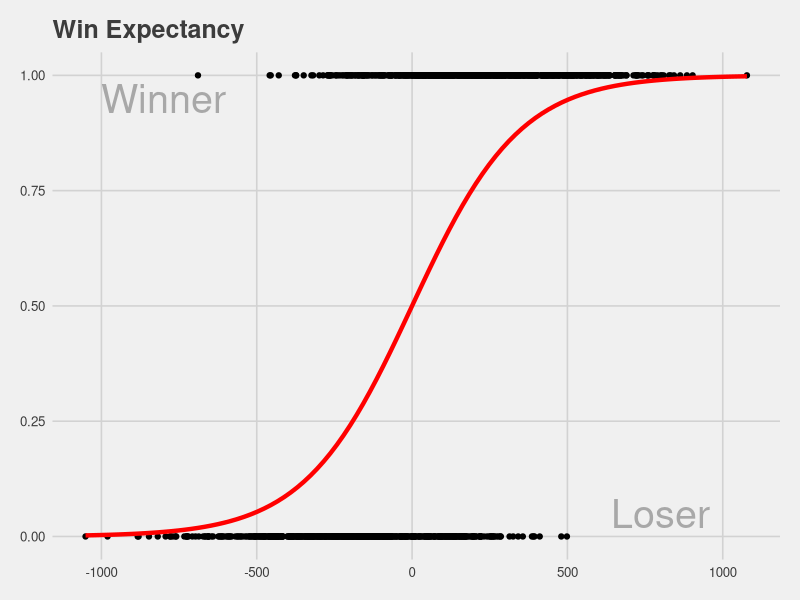

Generate this figure with R:

# Reading in datasets
elo.table <- read.csv("ELO_Output_2017.csv", header = T, stringsAsFactors = F)
teams <- read.csv("USQTeams.csv", stringsAsFactors = F, header = T)
gamehistory <- read.csv("games_table_2017.csv")

# Packages
library(ggplot2)
library(ggthemes)
library(dplyr)

# Generating List of All Teams
wc.elo <- data.frame(team.name = elo.table$team.name,
                     elo = elo.table$X3.26.2017)
wc.elo <- merge(wc.elo, teams, by = "team.name")


# Plotting fit of We function to game data
gamehistory$elodiff <- gamehistory$teamA.elo - gamehistory$teamB.elo
logit_plot <- ggplot(aes(x = elodiff,
                         y = winner),
                         data = gamehistory[gamehistory$game.type == 1,])
textdf <- data.frame( x = c(-800,800),
                      y = c(.95, .05),
                      labels = c("Winner", "Loser"))

logit_plot + 
  geom_point() + 
  theme_fivethirtyeight() +
  stat_function(fun = function(x){1 / (10 ^ (-x/400) + 1)},
                col = "red",
                lwd = 1.5) +
  labs(title = "Win Expectancy", x = "Opponent's Difference Elo Rating", y = "Odds of Winning") + 
  geom_text(aes(x = x,
                y = y,
                label = labels),
            data = textdf,
            alpha = .3,
            size = 10)

we.func <- function(x,y){
    elodiff = x - y
    odds = 1 / (10 ^ (-elodiff/400) + 1)
    return(odds)
  }

custom.dist <- function(my.list, my.function) {
  n <- length(my.list)
  mat <- matrix(0, ncol = n, nrow = n)
  colnames(mat) <- rownames(mat) <- names(my.list)
  for(i in 1:nrow(mat)) {
    for(j in 1:ncol(mat)) {
      mat[i,j] <- my.function(my.list[i],my.list[j])
    }}
  return(as.dist(mat))
}

elo.vec <- wc.elo$elo
names(elo.vec) = as.character(wc.elo$team.name)
team_odds <- custom.dist(elo.vec, we.func)

# Team ranking in r.o. 32 tournament
c("Lone Star Quidditch Club",
  "Texas Cavalry",
  "Mizzou Quidditch",
  "Texas State University - San Marcos",
  "Texas Quidditch",
  "Rochester United",
  "Los Angeles Gambits",
  "Quidditch Club Boston",
  "The Lost Boys",
  "RPI Quidditch",
  "Florida's Finest",
  "Bowling Green State University",
  "District of Columbia Quidditch Club",
  "Texas A&M Quidditch",
  "Kansas Quidditch",
  "Maryland Quidditch",
  "Bosnyan Bearsharks",
  "Arizona State university",
  "The Warriors",
  "Penn State University Nittany Lions",
  "Ball State Cardinals",
  "University of Rochester Thestrals",
  "The Silver Phoenix",
  "Oklahoma State University",
  "Cal Quidditch",
  "Gulf Coast Gumbeaux",
  "Rutgers University Quidditch",
  "Ohio State",
  "University of California Los Angeles",
  "University of Miami",
  "Central Michigan Quidditch",
  "Lake Erie Elite")




